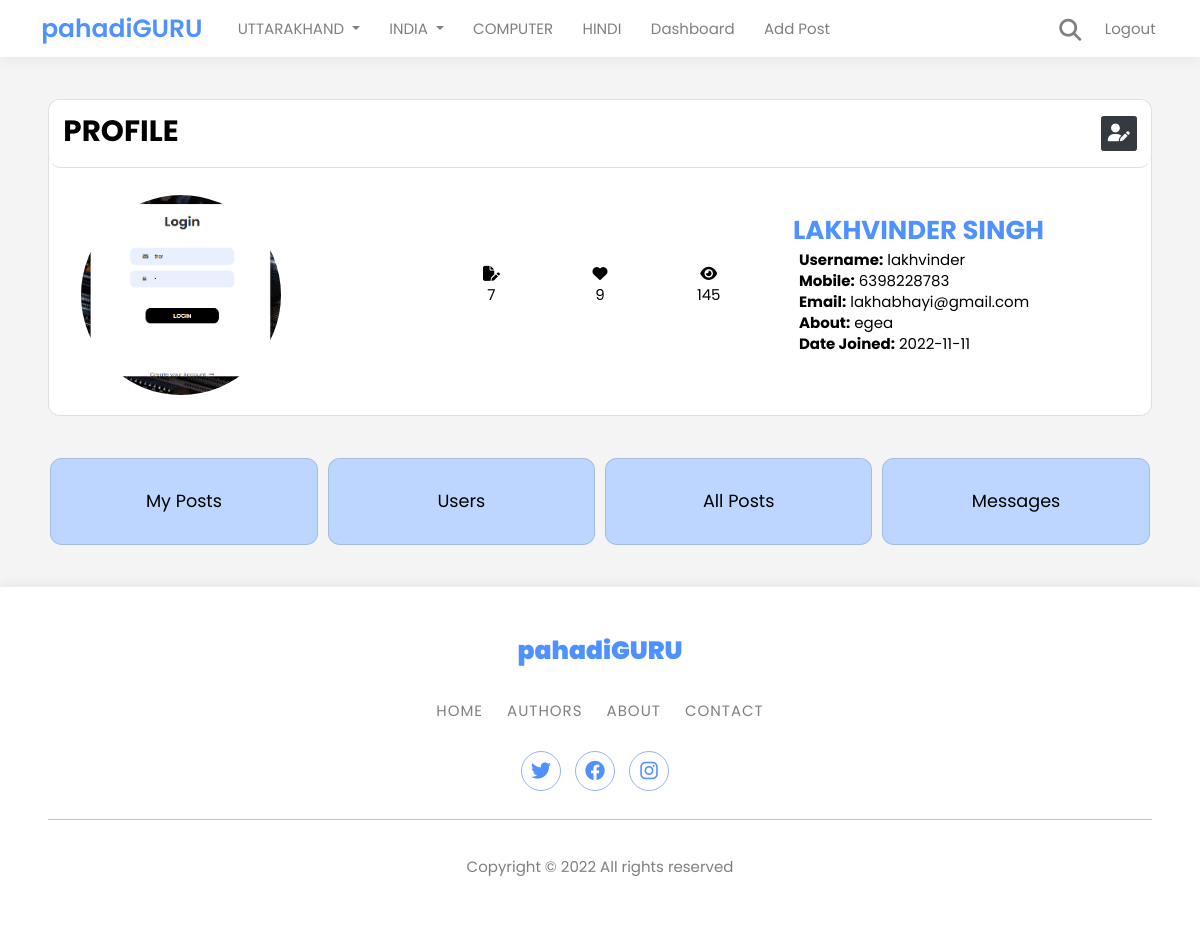
The page /dashboard (signed in) on the database as committed earlier.
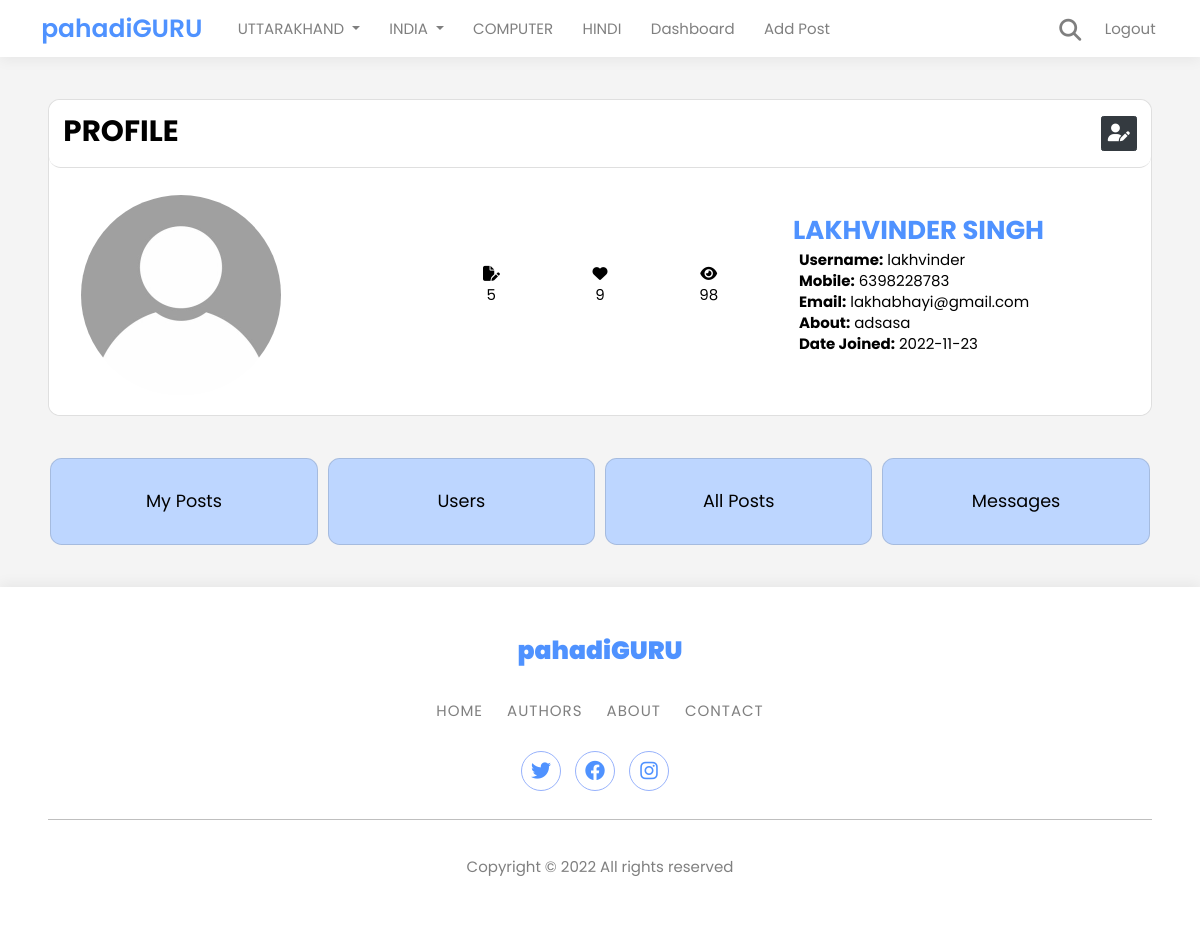
The same page on the database as committed later.
### app.py (models this page shows)
class Users(db.Model, UserMixin):
    id = db.Column(db.Integer, primary_key=True)
    username = db.Column(db.String(20), unique=True, nullable=False)
    name = db.Column(db.String(50), nullable=False)
    email = db.Column(db.String(150), nullable=False)
    phone = db.Column(db.String(50), nullable=False)
    date_added = db.Column(db.Date, default=date.today)
    about_author = db.Column(db.String(500), nullable=False)
    security_question = db.Column(db.String(50), nullable=False)
    security_answer = db.Column(db.String(50), nullable=False)
    password_hash = db.Column(db.String(128))
    role = db.Column(db.String(10), default='User')
    posts = db.relationship('Posts', backref='poster')
    likes=db.relationship('Likes',backref='user',passive_deletes=True)
    profile_pic=db.Column(db.String(), nullable=True)

### app.py (the view)
@app.route('/dashboard', methods=['GET', 'POST'])
@login_required
def dashboard():
    post = Posts.query.filter_by(poster_id=current_user.id).all()
    total_posts=Posts.query.filter_by(poster_id=current_user.id).count()
    total_views = 0
    for p in post:
        for v in p.views:
            total_views += v.view_count
    total_likes = 0
    for p in post:
        for l in p.likes:
            total_likes += 1
    return render_template('dashboard.html',post=post,total_posts=total_posts,total_views=total_views,total_likes=total_likes)

### app.py (called while the page is built)
@login_manager.user_loader
def load_user(user_id):
    return Users.query.get(int(user_id))

### templates/dashboard.html (shortened to what this page needs)
{% extends 'base2.html' %}
{% block content %}
<br>
<br>
<div class="card rounded-4">
    <div class="card-header rounded-4" style="display: flex; justify-content: space-between; align-items: center;">
        <div>
        <h1 class="text-uppercase font-weight-bold text-center">Profile</h1>
        </div>
        <div>
        <a href="{{url_for('edit_profile',id=current_user.id)}}" class="btn btn-dark btn-sm font-weight-bold" style="font-size: 1.5rem;"><i class="fa-solid fa-user-pen"></i></a>
        </div>
    </div>
    <div class="card-body rounded-4">
        <p class="card-text">
        <div class="container">
            <div class="row">
                <div class="col rounded-4 mb-2 rounded-circle">
                    {% if current_user.profile_pic %}
                    <img src="{{url_for('static', filename='images/profile_pic/'+ current_user.profile_pic)}}"
                         class="rounded-2 rounded-circle" style=" width: 200px; height: 200px;">
                    {% else %}
                    <img src="{{url_for('static', filename='images/profile_pic/user.png')}}" class="rounded-2 rounded-circle" width="200" style=" min-width: 12rem;">
                    {% endif %}
                </div>
                <div class="col">
                    {% if current_user.is_authenticated and (current_user.role=='Author' or current_user.role=='Admin') %}
                                <div class="row text-center" style="margin: auto; margin-top: 21%;">
                                    <div class="col">
                                        <i class="fa-solid fa-file-pen"></i>
                                        <p>{{total_posts}}</p>
                                    </div>
                                    <div class="col">
                                        <i class="fa-solid fa-heart"></i>
                                        <p>{{total_likes}}</p>
                                    </div>
                                    <div class="col">
                                        <i class="fa-solid fa-eye"></i>
                                        <p>{{total_views}}</p>
                                    </div>
                                </div>
                        {% endif %}
                </div>
                <div class="col mt-4"  style="min-width: 14.125rem;" >
                    <strong style="font-size: 2.2rem; color: #4f92ff;">{{current_user.name | upper}}</strong>
                    <br>
                    <strong class="ml-2">Username:</strong>
                    {{current_user.username}}<br>
                    <strong class="ml-2">Mobile:</strong>
                    {{current_user.phone}}<br>
                    <strong class="ml-2">Email:</strong>
                    {{current_user.email}}<br>
                    <strong class="ml-2">About:</strong>
                    {{current_user.about_author}}<br>
                    <strong class="ml-2">Date Joined:</strong>
                    {{current_user.date_added}}<br>
                    </p>
                </div>
            </div>
        </div>
<br>
<br>
    <div class="container">
        <div class="row">
            {% if current_user.is_authenticated and (current_user.role=='Author' or current_user.role=='Admin') %}
            <div class=" card col rounded-4" style="max-width: 25%; font-size: 1.5rem; background-color: #bdd6ff;  text-align: center; padding: 30px 0; ">
                <a style="color: black;" href="{{url_for('your_posts',id=current_user.id)}}">My Posts</a>
            </div>
            {% endif %}
            {% if current_user.is_authenticated and (current_user.role=='Admin') %}
            <div class="card col rounded-4" style="max-width: 25%; font-size: 1.5rem; background-color: #bdd6ff;  text-align: center; padding: 30px 0; margin-left: 10px;">
                <a style="color: black;" href="{{url_for('admin_all_users')}}">Users</a>
            </div>
            <div class="card col rounded-4" style="max-width: 25%; font-size: 1.5rem; background-color: #bdd6ff;  text-align: center; padding: 30px 0; margin-left: 10px; ">
                <a style="color: black;" href="{{url_for('admin_all_posts')}}">All Posts</a>
            </div>
            <div class="card col rounded-4" style="max-width: 25%; font-size: 1.5rem; background-color: #bdd6ff;  text-align: center; padding: 30px 0; margin-left: 10px; ">
                <a style="color: black;" href="{{url_for('admin_messages')}}">Messages</a>
            </div>
            {% endif %}
        </div>
    </div>
<br>
<br>
{% endblock %}

### templates/base2.html (shortened to what this page needs)
<!DOCTYPE html>
<html lang="en">
  <head>
    <link
      rel="stylesheet"
      href="https://cdn.jsdelivr.net/npm/bootstrap@5.2.2/dist/css/bootstrap.min.css"
    />
    <link rel="stylesheet" href="https://cdnjs.cloudflare.com/ajax/libs/font-awesome/6.2.0/css/all.min.css" />
    <link
      rel="stylesheet"
      href="{{url_for('static', filename='css/style.css')}}"
    />
    <link
      rel="stylesheet"
      href="{{url_for('static', filename='css/about.css')}}"
    />
    <link
      rel="stylesheet"
      href="https://cdnjs.cloudflare.com/ajax/libs/font-awesome/6.2.0/css/all.min.css"
    />
    <link
      rel="stylesheet"
      href="{{url_for('static', filename='css/footer.css')}}"
    />
    <link
      rel="stylesheet"
      href="{{url_for('static', filename='css/navbar2.css')}}"
    />
  </head>
  <body style="background-color: #f4f4f4;">
    {% block navbar %} {% include 'navbar.html' %} {% endblock %}
      <div class="container-sm">
        {% block content %} {% endblock%}
    {% block footer %} {% include 'footer.html' %} {% endblock %}
  </body>
</html>

### templates/navbar.html (shortened to what this page needs)
<nav
  class="navbar navbar-expand-lg navbar-light"
  style="background-color: #fff; box-shadow: 0 4px 12px 0 rgb(0 0 0 / 5%);"
>
  <div class="container-fluid">
    <a
      class="navbar-brand pl-3"
      href="{{url_for('home')}}"
      style="color: #4f92ff; font-weight: 600; font-size: 25px"
      >pahadiGURU</a
    >
    <div class="collapse navbar-collapse" id="navbarSupportedContent">
      <ul class="navbar-nav me-auto mb-2 mb-lg-0">
        <li class="nav-item dropdown pl-4">
          <a
            class="nav-link dropdown-toggle"
            href="#"
            id="navbarDropdown"
            role="button"
            data-bs-toggle="dropdown"
            aria-expanded="false"
          >
            UTTARAKHAND
          </a>
        </li>
        <li class="nav-item dropdown pl-4">
          <a
            class="nav-link dropdown-toggle"
            href="#"
            id="navbarDropdown"
            role="button"
            data-bs-toggle="dropdown"
            aria-expanded="false"
          >
            INDIA
          </a>
        </li>
        <li class="nav-item pl-4">
          <a class="nav-link" href="{{url_for('allposts',category='Computer')}}"> COMPUTER</a>
      </li>
        <li class="nav-item pl-4">
          <a class="nav-link" href="{{url_for('allposts',category='Hindi')}}"> HINDI</a>
      </li>
        {% if current_user.is_authenticated %}
        <li class="nav-item pl-4">
            <a class="nav-link" href="{{url_for('dashboard')}}">Dashboard</a>
        </li>
        {% endif %}
        {% if current_user.is_authenticated and (current_user.role == 'Author' or current_user.role == 'Admin') %}
        <li class="nav-item pl-4">
          <a class="nav-link" href="{{url_for('addpost')}}">Add Post</a>
        </li>
        {% endif %}
      </ul>
        <form class="searchbar pr-2">
          <input
            type="search"
            placeholder="Search here"
            name="search"
            class="searchbar-input"
            onkeyup="buttonUp();"
            required
          />
          <span class="searchbar-icon pr-4"
            ><i class="fa fa-search" aria-hidden="true" style="color: #00000080;"></i
          ></span>
        </form>
        {% if current_user.is_authenticated %}
        <li class="nav-item pl-2" style="text-align: center; list-style: none;  margin-right: 15px;">
          <a class="nav-link" href="{{url_for('logout')}}" style="color: #00000080;" >Logout</a>
        </li>
        {% endif %}
    </div>
  </div>
</nav>

### templates/footer.html (shortened to what this page needs)
<footer class="footer-07"  style="background-color: #fff; box-shadow: 0 -4px 12px 0 rgb(0 0 0 / 5%)">
  <div class="container">
    <div class="row justify-content-center">
      <div class="col text-center">
        <h2 class="footer-heading">
          <p href="#" class="logo" style="color: #4f92ff; font-size: 25px; font-weight: bolder;">pahadiGURU</p>
        </h2>
        <p class="menu">
          <a href="{{url_for('home')}}" style="color: #00000080">Home</a>
          <a href="{{url_for('authors')}}" style="color: #00000080">Authors</a>
          <a href="{{url_for('about')}}" style="color: #00000080">About</a>
          <a href="{{url_for('contact')}}" style="color: #00000080">Contact</a>
        </p>
        <ul class="ftco-footer-social p-0">
          <li class="ftco-animate">
            <a
              href="#"
              data-toggle="tooltip"
              data-placement="top"
              title="Twitter"
              ><span class="fa-brands fa-twitter" style="color: #4f92ff"></span
            ></a>
          </li>
          <li class="ftco-animate">
            <a
              href="#"
              data-toggle="tooltip"
              data-placement="top"
              title="Facebook"
              ><span class="fa-brands fa-facebook" style="color: #4f92ff"></span
            ></a>
          </li>
          <li class="ftco-animate">
            <a
              href="#"
              data-toggle="tooltip"
              data-placement="top"
              title="Instagram"
              ><span
                class="fa-brands fa-instagram"
                style="color: #4f92ff"
              ></span
            ></a>
          </li>
        </ul>
      </div>
    </div>
    <hr>
    <br>
    <div class="row mt-1">
      <div class="col text-center">
        <p class="copyright" style="color: #00000080">
          Copyright &copy;
          All rights reserved
        </p>
      </div>
    </div>
  </div>
</footer>

### static/css/style.css (style rules this page uses)
.searchbar { position: relative; min-width: 50px; width: 0%; height: 45px; float: right; overflow: hidden; border-radius: 10px; -webkit-transition: width 0.3s; -moz-transition: width 0.3s; -ms-transition: width 0.3s; -o-transition: width 0.3s; transition: width 0.3s; }
.searchbar-input { top: 0; right: 0; border: 0; outline: 0; border-radius: 10px; width: 100%; height: 45px; margin: 0; padding: 0px 55px 0px 20px; font-size: 20px; color: #00000080; }
.searchbar-icon, .searchbar-submit { display: block; position: absolute; top: 0; font-family: verdana; font-size: 22px; right: 0; padding: 0; margin: 0; border: 0; outline: 0; line-height: 50px; text-align: center; cursor: pointer; color: #121212; border-radius: 10px; }

### static/css/navbar2.css (style rules this page uses)
:root { --bs-blue: #0d6efd; --bs-indigo: #6610f2; --bs-purple: #6f42c1; --bs-pink: #d9368b; --bs-red: #dc3545; --bs-orange: #f58324; --bs-yellow: #ffd133; --bs-green: #016369; --bs-teal: #147f8d; --bs-cyan: #0dcaf0; --bs-black: #000; --bs-white: #fff; --bs-gray: #6c757d; --bs-gray-dark: #343a40; --bs-gray-100: #f8f9fa; --bs-gray-200: #e9ecef; --bs-gray-300: #dee2e6; --bs-gray-400: #ced4da; --bs-gray-500: #adb5bd; --bs-gray-600: #6c757d; --bs-gray-700: #495057; --bs-gray-800: #343a40; --bs-gray-900: #212529; --bs-primary: #66a1ff; --bs-secondary: #6c757d; --bs-success: #016369; --bs-info: #59b2b8; --bs-warning: #f58324; --bs-danger: #dc3545; --bs-light: #f8f9fa; --bs-dark: #212529; --bs-primary-rgb: 217,54,139; --bs-secondary-rgb: 108,117,125; --bs-success-rgb: 1,99,105; --bs-info-rgb: 89,178,184; --bs-warning-rgb: 245,131,36; --bs-danger-rgb: 220,53,69; --bs-light-rgb: 248,249,250; --bs-dark-rgb: 33,37,41; --bs-white-rgb: 255,255,255; --bs-black-rgb: 0,0,0; --bs-body-color-rgb: 0,0,0; --bs-body-bg-rgb: 255,255,255; --bs-gradient: linear-gradient(180deg,hsla(0,0%,100%,.15),hsla(0,0%,100%,0)); --bs-root-font-size: 73.5%; --bs-body-font-family: var(--bs-font-sans-serif); --bs-body-font-size: 1.6rem; --bs-body-font-weight: 400; --bs-body-line-height: 1.4; --bs-body-color: #000; --bs-body-bg: #fff; --bs-border-width: 1px; --bs-border-style: solid; --bs-border-color: #dee2e6; --bs-border-color-translucent: rgba(0,0,0,.175); --bs-border-radius: 0.375rem; --bs-border-radius-sm: 0.25rem; --bs-border-radius-lg: 0.5rem; --bs-border-radius-xl: 1rem; --bs-border-radius-2xl: 2rem; --bs-border-radius-pill: 50rem; --bs-link-color: #66a1ff; --bs-link-hover-color: #66a1ff; --bs-code-color: #66a1ff; --bs-highlight-bg: #fff6d6; font-size: var(--bs-root-font-size); }
body { margin: 0; line-height: var(--bs-body-line-height); color: var(--bs-body-color); text-align: var(--bs-body-text-align); -webkit-text-size-adjust: 100%; -webkit-tap-highlight-color: rgba(0,0,0,0) }
.container,.container-fluid,.container-lg,.container-md,.container-sm,.container-xl,.container-xxl { width: 100%; padding-right: var(--bs-gutter-x, 0.75rem); padding-left: var(--bs-gutter-x, 0.75rem); margin-right: auto; margin-left: auto; }
.nav-link { display: block; padding: var(--bs-nav-link-padding-y) var(--bs-nav-link-padding-x); font-size: var(--bs-nav-link-font-size); font-weight: var(--bs-nav-link-font-weight); color: var(--bs-nav-link-color); transition: color .15s ease-in-out,background-color .15s ease-in-out,border-color .15s ease-in-out }
@media (min-width: 1200px) { .navbar-nav { margin-right:1.5rem } }
button,input,optgroup,select,textarea { margin: 0; font-family: inherit; font-size: inherit; line-height: inherit }
[role=button] { cursor: pointer }
ol,ul { padding-left: 2rem }
dl,ol,ul { margin-top: 0; margin-bottom: 1rem }

Rows that differ between the two databases and show on the page:
changed Users "LAKHVINDER SINGH": profile_pic: a different picture; about_author "egea" → "adsasa"; date_added "2022-11-11" → "2022-11-23"
Other text that changed with them:
{{ total_posts }}: "7" → "5"
{{ total_views }}: "145" → "98"
